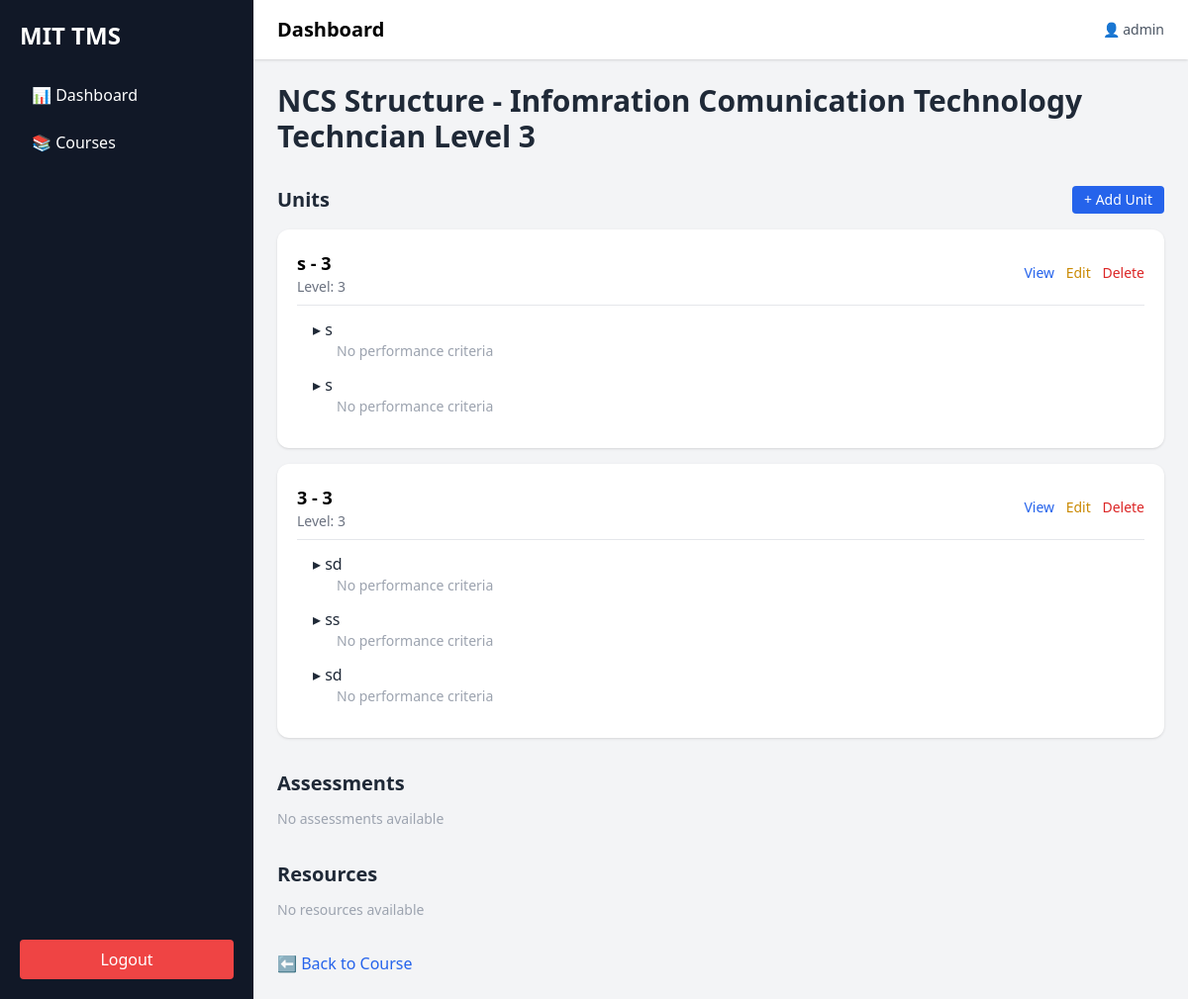
Screenshot of /app/courses/courses/1/ncs/ (signed in) with the database file from the repository.
### apps/courses/models.py (models this page shows, shortened)
class Course(models.Model):
    LEVEL_CHOICES = [
        ('BEGINNER', 'Beginner'),
        ('INTERMEDIATE', 'Intermediate'),
        ('ADVANCED', 'Advanced'),
    ]
    title = models.CharField(max_length=255)
    code = models.CharField(max_length=20, unique=True)
    description = models.TextField()
    duration_months = models.FloatField(default=0)
    theory_hours = models.FloatField(default=0)
    practical_hours = models.FloatField(default=0)
    industry_training_hours = models.FloatField(default=0)
    course_fee = models.DecimalField(
        max_digits=10,
        decimal_places=2,
        null=True,
        blank=True
    )
    level = models.CharField(max_length=20, choices=LEVEL_CHOICES)
    nvq_level = models.IntegerField(null=True, blank=True)
    qualification_code = models.CharField(max_length=50, blank=True)
    prerequisite = models.TextField(blank=True)
    learning_outcomes = models.TextField(blank=True)
    created_at = models.DateTimeField(auto_now_add=True)
    updated_at = models.DateTimeField(auto_now=True)

class Unit(models.Model):
    course = models.ForeignKey(Course, on_delete=models.CASCADE, related_name="units")
    code = models.CharField(max_length=20)
    title = models.CharField(max_length=255)
    description = models.TextField()
    level = models.IntegerField(null=True, blank=True)
    class Meta:
        unique_together = ['course', 'code']

class Element(models.Model):
    unit = models.ForeignKey(Unit, on_delete=models.CASCADE, related_name="elements")
    title = models.CharField(max_length=255)

### apps/courses/views.py (the view)
# urls.py: path('courses/<int:pk>/ncs/', CourseNCSView.as_view(), name='course_ncs'),
class CourseNCSView(LoginRequiredMixin, DetailView):
    model = Course
    template_name = "courses/course_ncs.html"
    context_object_name = "course"

### templates/courses/course_ncs.html
{% extends 'base.html' %}
{% block content %}
<div class="max-w-6xl mx-auto space-y-8">
    <div>
        <h2 class="text-3xl font-bold text-gray-800">
            NCS Structure - {{ course.title }}
        </h2>
    </div>
    <div>
        <div class="flex justify-between items-center mb-4">
            <h3 class="text-xl font-semibold text-gray-800">Units</h3>
            <a href="{% url 'unit_create' course.pk %}"
               class="bg-blue-600 text-white px-3 py-1 rounded text-sm hover:bg-blue-700">
               + Add Unit
            </a>
        </div>
        {% for unit in course.units.all %}
            <div class="bg-white shadow rounded-xl p-5 mb-4">
                <div class="flex justify-between items-center border-b pb-2 mb-3">
                    <div>
                        <h4 class="font-semibold text-lg">
                            {{ unit.code }} - {{ unit.title }}
                        </h4>
                        <p class="text-sm text-gray-500">
                            Level: {{ unit.level|default:"-" }}
                        </p>
                    </div>
                    <div class="space-x-2 text-sm">
                        <a href="{% url 'unit_detail' unit.pk %}"
                        class="text-blue-600 hover:underline font-medium">
                        View
                        </a>
                        <a href="{% url 'unit_update' unit.pk %}"
                        class="text-yellow-600 hover:underline">
                        Edit
                        </a>
                        <a href="{% url 'unit_delete' unit.pk %}"
                        class="text-red-600 hover:underline">
                        Delete
                        </a>
                    </div>
                </div>
                {% for element in unit.elements.all %}
                    <div class="ml-4 mb-3">
                        <div class="flex justify-between items-center">
                            <p class="font-medium text-gray-800">
                                ▸ {{ element.title }}
                            </p>
                        </div>
                        {% if element.criteria.all %}
                            <ul class="ml-6 mt-2 text-sm text-gray-600 list-disc space-y-1">
                                {% for pc in element.criteria.all %}
                                    <li>{{ pc.description }}</li>
                                {% endfor %}
                            </ul>
                        {% else %}
                            <p class="ml-6 text-gray-400 text-sm">
                                No performance criteria
                            </p>
                        {% endif %}
                    </div>
                {% empty %}
                    <p class="text-gray-400 text-sm">
                        No elements available
                    </p>
                {% endfor %}
            </div>
        {% empty %}
            <div class="text-gray-500 text-center p-6 bg-white rounded shadow">
                No units available
            </div>
        {% endfor %}
    </div>
    <div>
        <h3 class="text-xl font-semibold mb-3 text-gray-800">Assessments</h3>
        {% for a in course.assessment_set.all %}
            <div class="bg-white p-4 shadow rounded mb-2">
                <p class="font-medium text-gray-800">
                    {{ a.title }}
                </p>
                <p class="text-sm text-gray-500">
                    {{ a.type }} | {{ a.max_marks }} Marks
                </p>
            </div>
        {% empty %}
            <p class="text-gray-400 text-sm">No assessments available</p>
        {% endfor %}
    </div>
    <div>
        <h3 class="text-xl font-semibold mb-3 text-gray-800">Resources</h3>
        {% for r in course.resource_set.all %}
            <div class="bg-white p-4 shadow rounded mb-2">
                <p class="font-medium text-gray-800">{{ r.name }}</p>
                <p class="text-sm text-gray-500">{{ r.type }}</p>
            </div>
        {% empty %}
            <p class="text-gray-400 text-sm">No resources available</p>
        {% endfor %}
    </div>
    <div>
        <a href="{% url 'course_detail' course.pk %}"
           class="text-blue-600 hover:underline">
           ⬅ Back to Course
        </a>
    </div>
</div>
{% endblock %}

### templates/base.html (shortened to what this page needs)
{% load static %}
<!DOCTYPE html>
<html lang="en">
<head>
    <script src="https://cdn.tailwindcss.com"></script>
</head>
<body class="bg-gray-100">
<div class="flex min-h-screen">
    <aside class="w-64 bg-gray-900 text-white p-5 flex flex-col">
        <h2 class="text-2xl font-bold mb-6">MIT TMS</h2>
        <nav class="space-y-2 flex-1">
            <a href="{% url 'dashboard' %}"
               class="block px-3 py-2 rounded hover:bg-gray-700">
                📊 Dashboard
            </a>
            <a href="{% url 'course_list' %}"
               class="block px-3 py-2 rounded hover:bg-gray-700">
                📚 Courses
            </a>
        </nav>
        <form method="post" action="{% url 'logout' %}">
            <button class="w-full bg-red-500 py-2 rounded hover:bg-red-600">
                Logout
            </button>
        </form>
    </aside>
    <div class="flex-1 flex flex-col">
        <header class="bg-white shadow px-6 py-4 flex justify-between items-center">
            <h1 class="text-xl font-semibold">
                {% block page_title %}Dashboard{% endblock %}
            </h1>
            <div class="text-sm text-gray-600">
                👤 {{ request.user.username }}
            </div>
        </header>
        <main class="p-6">
            {% block content %}
            {% endblock %}
        </main>
    </div>
</div>
</body>
</html>

### rows the page displays
Course: title "Infomration Comunication Technology Techncian Level 3"
Unit: code "s", title "3", level "3"
Element: title "s", shows "No performance criteria"
Element: title "s", shows "No performance criteria"
Unit: code "3", title "3", level "3"
Element: title "sd", shows "No performance criteria"
Element: title "ss", shows "No performance criteria"
Element: title "sd", shows "No performance criteria"

### other values shown
{{ request.user.username }} "admin"
